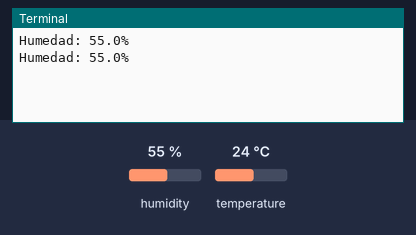
A program run on a simulated Raspberry Pi (BCM pin numbers). Parts: the last lines printed to the terminal. The test bench sets the inputs (shaded band); at power-on: humidity 55 %, temperature 24 °C.

Above: at 1.2 s.
1.3 s: humidity set to 22 %
At 2.0 s:
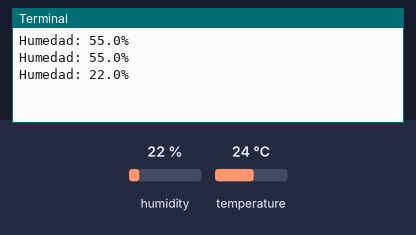
2.8 s: humidity set to 40 %
At 3.6 s:
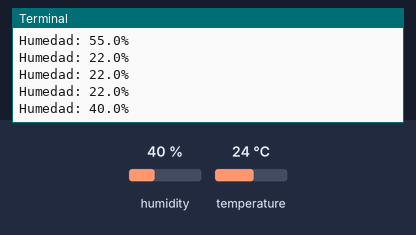
Timing chart, 0 to 5.8 s (numbered marks = the images above; inputs shaded):
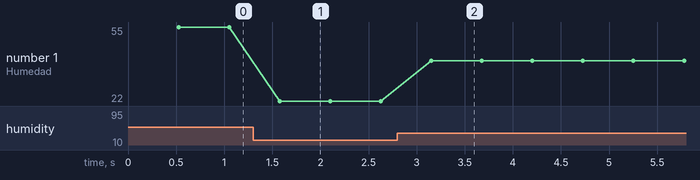

Measured:
- after the input at 1.3 s, the terminal: prints a new line after 0.28 s (image 1)
- after the input at 2.8 s, the terminal: prints a new line after 0.35 s (image 2)
- plotted number 1: 55 → 22 after the input at 1.3 s, 22 → 40 after the input at 2.8 s

The program:

sensor_humedad.py
```python
# Este script mide la humedad utilizando un sensor de humedad conectado a la Raspberry Pi

# Importar las bibliotecas necesarias
import Adafruit_DHT

# Definir el tipo de sensor y el pin
DHT_SENSOR = Adafruit_DHT.DHT11
DHT_PIN = 4

try:
    while True:
        humidity, _ = Adafruit_DHT.read_retry(DHT_SENSOR, DHT_PIN)
        if humidity is not None:
            print("Humedad: {:.1f}%".format(humidity))
        else:
            print("Error al leer el sensor de humedad...")
except KeyboardInterrupt:
    print("Deteniendo el script...")
```
